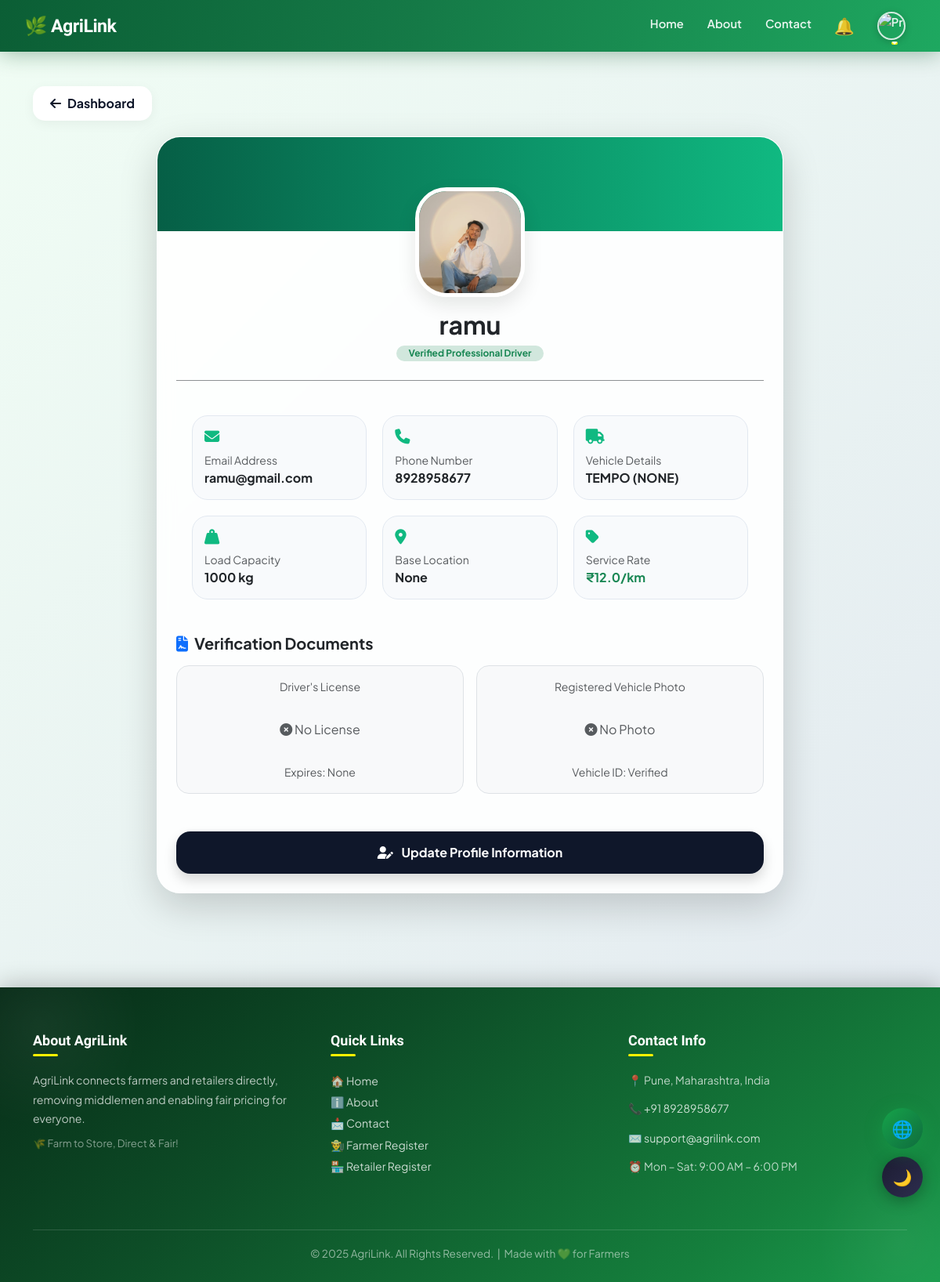
/driver/profile/ (signed in), run on the app's committed database.
### projectapp/models.py (models this page shows, shortened)
class Driver(models.Model):
    VEHICLE_CHOICES = [
        ('bike', 'Bike'),
        ('auto', 'Auto'),
        ('tempo', 'Tempo'),
        ('pickup', 'Pickup'),
        ('truck', 'Truck'),
    ]
    name = models.CharField(max_length=120)
    email = models.EmailField(unique=True)
    otp = models.CharField(max_length=6, blank=True, null=True)
    otp_created_at = models.DateTimeField(blank=True, null=True)
    email_verified = models.BooleanField(default=False)
    waiting_deadline = models.DateTimeField(null=True, blank=True)  # 🆕 50km timer
    phone = models.CharField(max_length=20, blank=True, null=True)
    password = models.CharField(max_length=128)
    vehicle_type = models.CharField(
        max_length=20,
        choices=VEHICLE_CHOICES,
        default='tempo'
    )
    vehicle_number = models.CharField(max_length=50, blank=True, null=True)
    capacity_kg = models.IntegerField(default=1000)
    rate_per_km = models.FloatField(default=12.0)
    is_available = models.BooleanField(default=False)
    location = models.CharField(max_length=150, blank=True, null=True)
    driver_photo = models.ImageField(
        upload_to='drivers/',
        blank=True,
        null=True
    )
    license_doc = models.FileField(
        upload_to='drivers/docs/',
        blank=True,
        null=True
    )
    vehicle_photo = models.ImageField(
        upload_to='drivers/vehicle_photos/',
        blank=True,
        null=True
    )
    phone_verified = models.BooleanField(default=False)
    license_issue_date = models.DateField(blank=True, null=True)
    license_expiry_date = models.DateField(blank=True, null=True)
    latitude = models.FloatField(null=True, blank=True)
    longitude = models.FloatField(null=True, blank=True)
    created_at = models.DateTimeField(auto_now_add=True)

### projectapp/views.py (the view)
# urls.py: path("driver/profile/", views.driver_profile, name="driver_profile"),
def driver_profile(request):
    driver_id = request.session.get('id')
    if not driver_id:
        return redirect('driver_login')
    driver = get_object_or_404(Driver, id=driver_id)
    return render(request, "driver_profile.html", {"driver": driver})

### projectapp/context_processors.py (called while the page is built)
def navbar_notifications(request):
    user_type = request.session.get('user_type')
    name = request.session.get('name')
    notes = []
    if user_type == "farmer" and name:
        notes = Notification.objects.filter(receiver_farmer__name=name, is_read=False).order_by('-timestamp')
    elif user_type == "retailer" and name:
        notes = Notification.objects.filter(receiver_retailer__name=name, is_read=False).order_by('-timestamp')
    elif user_type == "driver" and name:
        notes = Notification.objects.filter(receiver_driver__name=name, is_read=False).order_by('-timestamp')
    return {'navbar_notes': notes, 'user_type': user_type}

### projectapp/templates/driver_profile.html (shortened to what this page needs)
{% extends 'master.html' %}
{% block body %}
<link rel="stylesheet" href="https://cdnjs.cloudflare.com/ajax/libs/font-awesome/6.4.0/css/all.min.css">
<div class="container profile-container">
    <div class="back-btn-wrapper">
        <button class="custom-back-btn" onclick="window.history.back()">
            <i class="fas fa-arrow-left me-2"></i>Dashboard
        </button>
    </div>
    <div class="card profile-card mx-auto shadow-lg" style="max-width: 800px;">
        <div class="profile-header-bg"></div>
        <div class="card-body pt-0 px-4 pb-4">
            <div class="text-center">
                <div class="profile-img-wrapper">
                    <img src="{% if driver.driver_photo %}{{ driver.driver_photo.url }}{% else %}/static/images/no-image.jpg{% endif %}"
                         class="profile-main-img">
                </div>
                <h2 class="fw-bold mt-3 mb-1">{{ driver.name }}</h2>
                <span class="badge bg-success-subtle text-success rounded-pill px-3">Verified Professional Driver</span>
            </div>
            <hr class="my-4 opacity-50">
            <div class="info-grid">
                <div class="info-item">
                    <i class="fas fa-envelope"></i>
                    <small class="d-block text-muted">Email Address</small>
                    <span class="fw-bold">{{ driver.email }}</span>
                </div>
                <div class="info-item">
                    <i class="fas fa-phone"></i>
                    <small class="d-block text-muted">Phone Number</small>
                    <span class="fw-bold">{{ driver.phone }}</span>
                </div>
                <div class="info-item">
                    <i class="fas fa-truck"></i>
                    <small class="d-block text-muted">Vehicle Details</small>
                    <span class="fw-bold text-uppercase">{{ driver.vehicle_type }} ({{ driver.vehicle_number }})</span>
                </div>
                <div class="info-item">
                    <i class="fas fa-weight-hanging"></i>
                    <small class="d-block text-muted">Load Capacity</small>
                    <span class="fw-bold">{{ driver.capacity_kg }} kg</span>
                </div>
                <div class="info-item">
                    <i class="fas fa-map-marker-alt"></i>
                    <small class="d-block text-muted">Base Location</small>
                    <span class="fw-bold">{{ driver.location }}</span>
                </div>
                <div class="info-item">
                    <i class="fas fa-tag"></i>
                    <small class="d-block text-muted">Service Rate</small>
                    <span class="fw-bold text-success">₹{{ driver.rate_per_km }}/km</span>
                </div>
            </div>
            <h5 class="fw-bold mt-4 mb-3"><i class="fas fa-file-contract me-2 text-primary"></i>Verification Documents</h5>
            <div class="row g-3">
                <div class="col-md-6 text-center">
                    <div class="p-3 border rounded-4 bg-light">
                        <small class="text-muted d-block mb-2">Driver's License</small>
                        {% if driver.license_doc %}
                            {% if ".pdf" in driver.license_doc.url|lower %}
                                <a href="{{ driver.license_doc.url }}" target="_blank" class="btn btn-outline-primary btn-sm w-100 py-3">
                                    <i class="fas fa-file-pdf fa-2x d-block mb-2"></i> View License PDF
                                </a>
                            {% else %}
                                <img src="{{ driver.license_doc.url }}" class="doc-preview shadow-sm" onclick="window.open(this.src)">
                            {% endif %}
                        {% else %}
                            <div class="py-4 text-muted"><i class="fas fa-times-circle"></i> No License</div>
                        {% endif %}
                        <div class="mt-2 small text-muted">Expires: {{ driver.license_expiry_date }}</div>
                    </div>
                </div>
                <div class="col-md-6 text-center">
                    <div class="p-3 border rounded-4 bg-light">
                        <small class="text-muted d-block mb-2">Registered Vehicle Photo</small>
                        {% if driver.vehicle_photo %}
                            <img src="{{ driver.vehicle_photo.url }}" class="doc-preview shadow-sm" onclick="window.open(this.src)">
                        {% else %}
                            <div class="py-4 text-muted"><i class="fas fa-times-circle"></i> No Photo</div>
                        {% endif %}
                        <div class="mt-2 small text-muted">Vehicle ID: Verified</div>
                    </div>
                </div>
            </div>
            <div class="mt-5">
                <a href="{% url 'driver_profile_update' %}" class="btn btn-update w-100 shadow">
                    <i class="fas fa-user-edit me-2"></i> Update Profile Information
                </a>
            </div>
        </div>
    </div>
</div>
{% endblock %}

### projectapp/templates/master.html (style rules this page uses)
:root { --g50: #f0fdf4; --g100: #dcfce7; --g200: #bbf7d0; --g400: #4ade80; --g500: #22c55e; --g600: #16a34a; --g700: #15803d; --g800: #166534; --g900: #14532d; --bg: #ffffff; --bg2: #f0fdf4; --bg3: #ffffff; --txt: #0d1f14; --txt2: #3d6650; --txt3: #6b8070; --bdr: #d1fae5; --inp: #f8fffc; --sh1: 0 1px 4px rgba(10,40,20,.07); --sh2: 0 4px 18px rgba(10,40,20,.11); --sh3: 0 14px 44px rgba(10,40,20,.15); --stripe: #f0fdf4; }
*, *::before, *::after { box-sizing: border-box; }
html { scroll-behavior: smooth; }
body { font-family: 'Plus Jakarta Sans', sans-serif; background: var(--bg); color: var(--txt); transition: background .35s, color .35s; overflow-x: hidden; top: 0 !important; margin: 0; padding: 0; }
@media (hover: none) { .nav-link, .dropdown-item, .btn { min-height: 44px; } }

### projectapp/templates/driver_profile.html (style rules this page uses)
:root { --driver-emerald: #10b981; --driver-dark: #0f172a; --glass: rgba(255, 255, 255, 0.9); }
body { background: linear-gradient(135deg, #f0fdf4 0%, #e2e8f0 100%); font-family: 'Plus Jakarta Sans', sans-serif; min-height: 100vh; }
.profile-container { margin-top: 110px; padding-bottom: 60px; }
.back-btn-wrapper { margin-bottom: 20px; }
.custom-back-btn { border: none; padding: 10px 22px; border-radius: 15px; background: white; color: var(--driver-dark); font-weight: 700; box-shadow: 0 4px 15px rgba(0,0,0,0.05); transition: 0.3s; }
.profile-card { background: var(--glass); backdrop-filter: blur(10px); border-radius: 30px; border: 1px solid rgba(255,255,255,0.3); box-shadow: 0 20px 40px rgba(0,0,0,0.05); overflow: hidden; }
.profile-header-bg { background: linear-gradient(to right, #065f46, #10b981); height: 120px; width: 100%; }
.profile-img-wrapper { margin-top: -70px; position: relative; display: inline-block; }
.profile-main-img { width: 140px; height: 140px; object-fit: cover; border: 5px solid white; border-radius: 40px; box-shadow: 0 10px 25px rgba(0,0,0,0.1); }
.info-grid { display: grid; grid-template-columns: repeat(auto-fit, minmax(200px, 1fr)); gap: 20px; padding: 20px; }
.info-item { background: #f8fafc; padding: 15px; border-radius: 20px; border: 1px solid #e2e8f0; }
.info-item i { color: var(--driver-emerald); margin-bottom: 10px; font-size: 1.2rem; }
.btn-update { background: var(--driver-dark); color: white; border-radius: 18px; padding: 15px; font-weight: 700; border: none; transition: 0.3s; }

### data on the page
Driver: driver_photo (picture), name "ramu", email "ramu@gmail.com", phone "8928958677", vehicle_type "TEMPO", vehicle_number "NONE", capacity_kg "1000", location "None", rate_per_km "12.0", license_expiry_date "None"
